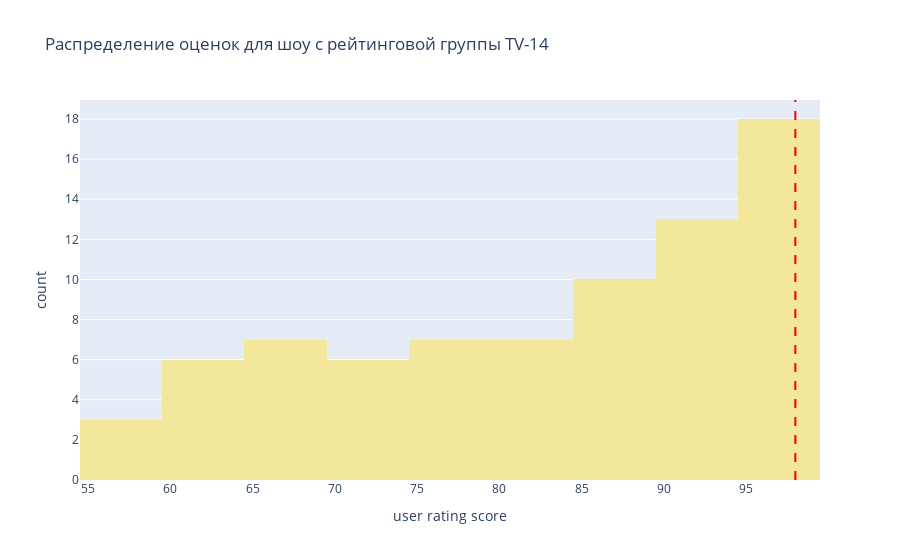

The code cell stored with this chart in its notebook:
### Markdown cell above
Выделив группу самых топовых сериалов (user rating score 95-100), можем рассмотреть место "Друзей" среди остальных.

**Вывод** - на том же уровне рейтинга 98 находятся еще 11 шоу, а выше всего лишь 1 сериал "13 причин почему".

Дальше стоит посмотреть на каком месте находятся "Друзья" среди своей рейтинговой группы TV-14.

### Code cell
fig = px.histogram(
    df[df['rating'] == 'TV-14'], 
    x='user rating score', 
    nbins=15, 
    title='Распределение оценок для шоу с рейтинговой группы TV-14',
    color_discrete_sequence=px.colors.sequential.Sunset
)

friends_score = df[df['title'] == 'Friends']['user rating score'].values[0]
fig.add_vline(x=friends_score, line=dict(color='red', dash='dash'))
fig.show()

### Figure 1 — Plotly figure (JSON) as saved in the notebook; plotly's stock layout.template omitted (floating-point values rounded to 4 significant figures)
{"data": [{"alignmentgroup": "True", "bingroup": "x", "hovertemplate": "user rating score=%{x}<br>count=%{y}<extra></extra>", "legendgroup": "", "marker": {"color": "rgb(243, 231, 155)", "pattern": {"shape": ""}}, "name": "", "nbinsx": 15, "offsetgroup": "", "orientation": "v", "showlegend": false, "type": "histogram", "x": [98, 98, 95, 91, 96, 95, 77, 96, 74, null, null, null, 92, null, 97, 62, 96, 94, 98, 98, 81, 90, 91, null, 83, 95, 90, 66, 75, 62, null, null, 92, null, null, 74, null, null, 68, null, null, 88, 59, 73, null, null, null, 86, 91, 69, null, 58, 61, null, 62, null, 91, 79, 58, null, 80, 63, 89, 83, 93, 79, 77, 84, 97, 97, 97, 61, 88, 92, 69, 98, 89, 73, 96, 73, null, null, null, null, 88, 85, 69, 96, 93, 68, 88, null, null, 92, 77, 66, 85, null, 81, 84, 79, 95, 88, null, null, 70], "xaxis": "x", "yaxis": "y"}], "layout": {"barmode": "relative", "legend": {"tracegroupgap": 0}, "shapes": [{"line": {"color": "red", "dash": "dash"}, "type": "line", "x0": 98, "x1": 98, "xref": "x", "y0": 0, "y1": 1, "yref": "y domain"}], "title": {"text": "Распределение оценок для шоу с рейтинговой группы TV-14"}, "xaxis": {"anchor": "y", "domain": [0, 1], "title": {"text": "user rating score"}}, "yaxis": {"anchor": "x", "domain": [0, 1], "title": {"text": "count"}}}}
